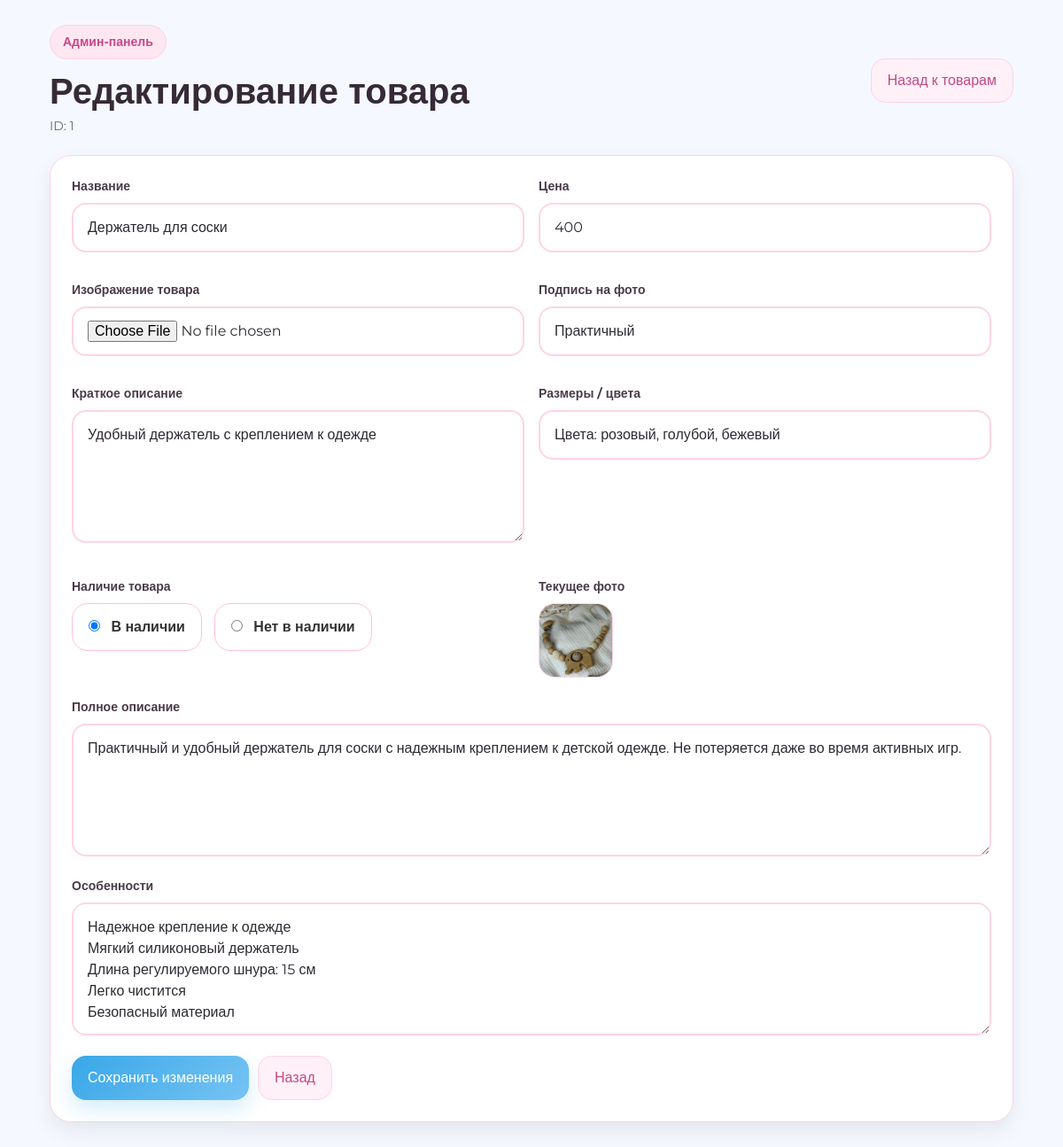
/admin/edit-product.php?id=1 (signed in), run on the app's committed database.
### tables this page shows
CREATE TABLE IF NOT EXISTS products (
    id INT AUTO_INCREMENT PRIMARY KEY,
    title VARCHAR(255) NOT NULL,
    short_description TEXT,
    description TEXT,
    price INT NOT NULL DEFAULT 0,
    image VARCHAR(255) DEFAULT '',
    badge VARCHAR(100) DEFAULT '',
    sizes_text VARCHAR(255) DEFAULT '',
    status_text VARCHAR(100) DEFAULT 'В наличии',
    features TEXT,
    created_at TIMESTAMP DEFAULT CURRENT_TIMESTAMP,
    updated_at TIMESTAMP DEFAULT CURRENT_TIMESTAMP ON UPDATE CURRENT_TIMESTAMP
);

### admin/edit-product.php (the view, shortened to what this page needs)
<?php
require_once __DIR__ . '/../config/db.php';
$id = (int)($_GET['id'] ?? 0);
$stmt = $pdo->prepare('SELECT * FROM products WHERE id = ? LIMIT 1');
$stmt->execute([$id]);
$product = $stmt->fetch();
?>
<!doctype html><html lang="ru"><head><meta charset="utf-8"><meta name="viewport" content="width=device-width, initial-scale=1.0"><title>Редактировать товар</title><link href="https://fonts.googleapis.com/css2?family=Montserrat:wght@400;500;600;700&display=swap" rel="stylesheet"><link rel="stylesheet" href="../Style.css"><link rel="stylesheet" href="../assets/panel.css"></head><body class="panel-body"><div class="panel-shell"><div class="panel-topbar"><div><div class="brand-chip">Админ-панель</div><h1 class="panel-title" style="margin-top:14px">Редактирование товара</h1><div class="panel-subtitle">ID: <?= (int)$product['id'] ?></div></div><div class="panel-actions"><a class="btn btn-secondary" href="dashboard.php">Назад к товарам</a></div></div><?php if (!empty($_GET['saved'])): ?><div class="panel-alert panel-alert-success">Изменения сохранены</div><?php endif; ?><div class="panel-card"><form method="post" enctype="multipart/form-data"><div class="panel-grid"><label class="panel-field"><span class="panel-label">Название</span><input class="panel-input" name="title" value="<?= htmlspecialchars($product['title']) ?>" required></label><label class="panel-field"><span class="panel-label">Цена</span><input class="panel-input" name="price" type="number" min="0" value="<?= (int)$product['price'] ?>" required></label><label class="panel-field"><span class="panel-label">Изображение товара</span><input class="panel-input" name="image_file" type="file" accept="image/*"></label><label class="panel-field"><span class="panel-label">Подпись на фото</span><input class="panel-input" name="badge" value="<?= htmlspecialchars($product['badge']) ?>"></label><label class="panel-field"><span class="panel-label">Краткое описание</span><textarea class="panel-textarea" name="short_description"><?= htmlspecialchars($product['short_description']) ?></textarea></label><label class="panel-field"><span class="panel-label">Размеры / цвета</span><input class="panel-input" name="sizes_text" value="<?= htmlspecialchars($product['sizes_text']) ?>"></label><div class="panel-field"><span class="panel-label">Наличие товара</span><div class="radio-row"><label><input type="radio" name="status_text" value="В наличии" <?= $product['status_text'] === 'Нет в наличии' ? '' : 'checked' ?>> В наличии</label><label><input type="radio" name="status_text" value="Нет в наличии" <?= $product['status_text'] === 'Нет в наличии' ? 'checked' : '' ?>> Нет в наличии</label></div></div><?php if ($product['image']): ?><div class="panel-field"><span class="panel-label">Текущее фото</span><img class="preview" src="../<?= htmlspecialchars($product['image']) ?>" alt=""></div><?php endif; ?></div><label class="panel-field"><span class="panel-label">Полное описание</span><textarea class="panel-textarea" name="description"><?= htmlspecialchars($product['description']) ?></textarea></label><label class="panel-field"><span class="panel-label">Особенности</span><textarea class="panel-textarea" name="features"><?= htmlspecialchars($product['features']) ?></textarea></label><div class="panel-actions"><button class="btn btn-primary" type="submit">Сохранить изменения</button><a class="btn btn-secondary" href="dashboard.php">Назад</a></div></form></div></div></body></html>

### Style.css (style rules this page uses)
* { margin: 0; padding: 0; box-sizing: border-box; }
body { font-family: 'Comic Neue', cursive; background: #f5f9ff; color: #333; line-height: 1.5; min-height: 100vh; display: flex; flex-direction: column; }
html { scroll-behavior: smooth; }
a { text-decoration: none; }

### assets/panel.css (style rules this page uses)
:root { --pink-1:#f06ea9; --pink-2:#ff9dc9; --pink-3:#ffe7f2; --blue-1:#38a7e8; --blue-2:#76c3f3; --text:#2f2a33; --muted:#6a6470; --border:#f5b4d1; --bg:#fff8fc; --card:#ffffff; }
* { box-sizing:border-box }
body.panel-body { margin:0;font-family:'Montserrat','Arial',sans-serif;background:#f8fcff;color:var(--text) }
.panel-shell { max-width:1120px;margin:0 auto;padding:28px 16px 48px }
.panel-topbar { display:flex;justify-content:space-between;align-items:center;gap:16px;margin-bottom:22px;flex-wrap:wrap }
.brand-chip { display:inline-flex;align-items:center;gap:10px;padding:8px 14px;border-radius:999px;background:var(--pink-3);color:#c94887;font-weight:700;font-size:14px;border:1px solid #ffd2e6 }
.panel-title { margin:0;font-size:40px;line-height:1.08;color:#362b35 }
.panel-subtitle { margin-top:8px;color:var(--muted);font-size:14px }
.panel-card { background:var(--card);border:1px solid #ffd3e6;border-radius:26px;box-shadow:0 18px 50px rgba(231,114,168,.12);padding:24px }
.panel-grid { display:grid;grid-template-columns:1fr 1fr;gap:16px }
.panel-field { display:block;margin-bottom:16px }
.panel-label { display:block;font-size:14px;font-weight:700;margin-bottom:8px;color:#493b48 }
.panel-input,.panel-textarea,.panel-select { width:100%;padding:14px 16px;border:2px solid #ffd3e6;border-radius:16px;font:inherit;color:var(--text);background:#fff;outline:none;transition:border-color .18s ease, box-shadow .18s ease }
.panel-textarea { min-height:150px;resize:vertical }
.panel-actions { display:flex;gap:10px;flex-wrap:wrap }
.btn { display:inline-flex;align-items:center;justify-content:center;gap:8px;padding:12px 18px;border:none;border-radius:16px;font-weight:700;text-decoration:none;cursor:pointer;font:inherit;transition:transform .15s ease, box-shadow .15s ease, background .15s ease }
.btn-primary { background:linear-gradient(135deg,var(--blue-1),var(--blue-2));color:#fff;box-shadow:0 10px 24px rgba(56,167,232,.22) }
.btn-secondary { background:#fff1f7;color:#c24986;border:1px solid #ffd3e6 }
.preview { width:84px;height:84px;object-fit:cover;border-radius:18px;border:1px solid #ffd3e6;background:#fff }
body.panel-body { min-height:100vh;overflow-x:hidden;background:#f5f9ff;color:#333 }
.panel-shell,.panel-auth-shell { width:100%;max-width:1120px }
.panel-card,.panel-auth-card { background:#fff;border-radius:24px;box-shadow:0 10px 25px rgba(0,0,0,.07) }
.panel-topbar .panel-actions { display:flex;flex-wrap:wrap;gap:10px }
.radio-row { display:flex;gap:14px;flex-wrap:wrap;min-height:54px;align-items:center }
.radio-row label { border:1px solid #ffc1dd;border-radius:18px;padding:14px 18px;background:#fff;cursor:pointer;font-weight:600 }
.radio-row input { margin-right:8px }

### data on the page
products: id "1", title "Держатель для соски", price "400", badge "Практичный", short_description "Удобный держатель с креплением к одежде", sizes_text "Цвета: розовый, голубой, бежевый", status_text "☑ В наличии", status_text "☐ Нет в наличии", image (picture), description "Практичный и удобный держатель для соски с надежным креплением к детской одежде. Не потеряется даже во время активных игр.", features "Надежное крепление к одежде Мягкий силиконовый держатель Длина регулируемого шнура: 15 см Легко чистится Безопасный материал"
